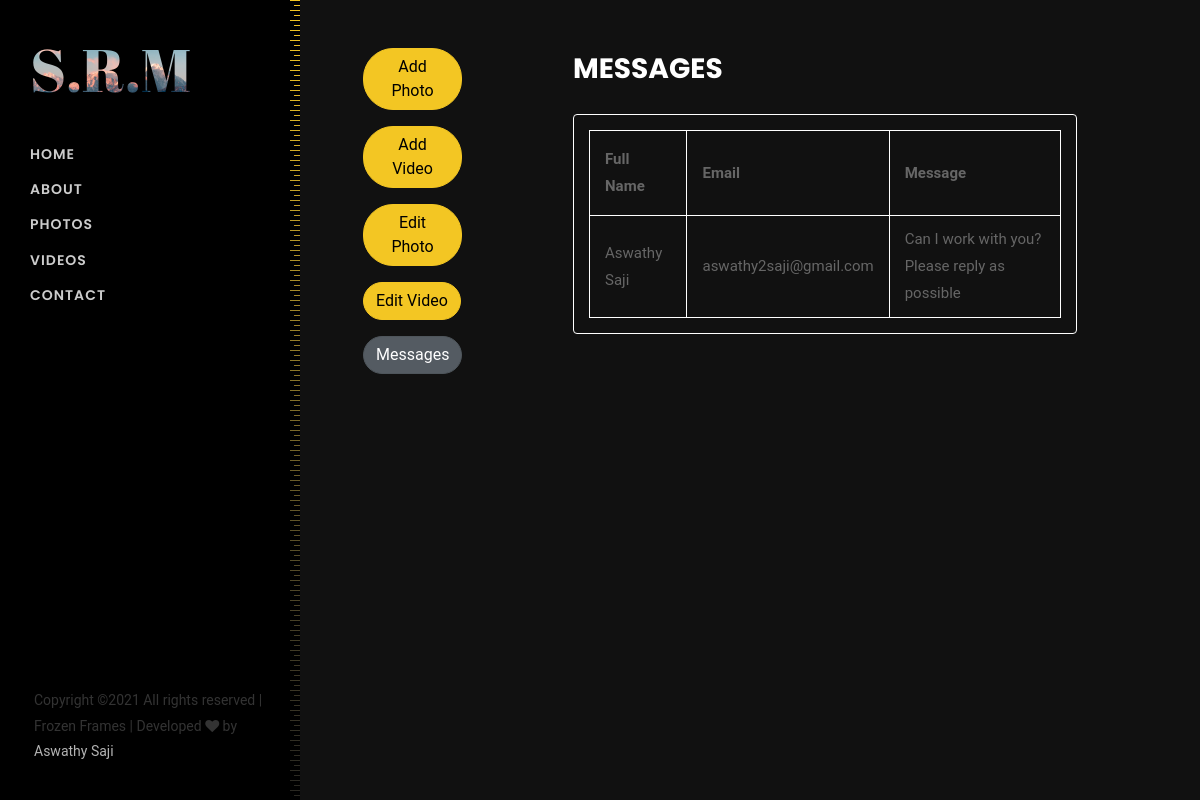
The page /messages on the database its author committed.
### photos/models.py (models this page shows, shortened)
class Message(models.Model):
    name = models.CharField('Fullname',max_length=100)
    email = models.EmailField('Email')
    message = models.CharField('Message',max_length=500)

### photos/views.py (the view)
# urls.py: path('messages',views.message,name='messages')
def message(request):
    messages = Message.objects.all()
    return render(request,'messages.html',{
        "messages" : messages
    })

### photos/templates/messages.html (shortened to what this page needs)
{% load static %}
<!DOCTYPE html>
<html lang="en">
<head>
	<link rel="stylesheet" href="https://stackpath.bootstrapcdn.com/font-awesome/4.7.0/css/font-awesome.min.css">
	<link rel="stylesheet" href="{% static 'css/animate.css' %}">
	<link rel="stylesheet" href="{% static 'css/owl.carousel.min.css' %}">
	<link rel="stylesheet" href="{% static 'css/owl.theme.default.min.css' %}">
	<link rel="stylesheet" href="{% static 'css/magnific-popup.css' %}">
	<link rel="stylesheet" href="{% static 'css/flaticon.css' %}">
	<link rel="stylesheet" href="{% static 'css/style.css' %}">
</head>
<body>
	<div id="colorlib-page">
		<aside id="colorlib-aside" role="complementary" class="js-fullheight">
			<h1 id="colorlib-logo" class="mb-4 mb-md-5"><a href="{% url 'home' %}" style="background-image: url(static/images/bg_1.jpg);">S.R.M</a></h1>
			<nav id="colorlib-main-menu" role="navigation">
				<ul>
					<li><a href="{% url 'home' %}">Home</a></li>
					<li><a href="{% url 'about' %}">About</a></li>
					<li><a href="{% url 'photos' %}">Photos</a></li>
					<li><a href="{% url 'videos' %}">Videos</a></li>
					<li><a href="{% url 'contact' %}">Contact</a></li>
				</ul>
			</nav>
			<div class="colorlib-footer">
				<p class="pfooter">
					Copyright &copy;<script>document.write(new Date().getFullYear());</script> All rights reserved | Frozen Frames | Developed <i class="fa fa-heart" aria-hidden="true"></i> by <a href="https://aswathysaji.github.io/" target="_blank">Aswathy Saji</a>
					</p>
				</div>
			</aside>
			<div id="colorlib-main">
				<section class="ftco-section ftco-no-pt ftco-no-pb">
					<div class="container px-md-0">
						<div class="row d-flex no-gutters">
							<div class="col-lg-8 col-md-7 order-md-last d-flex align-items-stretch">
								<div class="contact-wrap w-100 p-md-5 p-4">
									<h3 class="mb-4 heading">Messages</h3>
                                    <div class="table_responsive">
                                        <table>
                                            <thead>
                                                <tr>
                                                <th>Full Name</th>
                                                <th>Email</th>
                                                <th>Message</th>
                                                </tr>
                                            </thead>
                                            <tbody>
                                                {% for message in messages %}
                                                    <tr>
                                                        <td>{{ message.name }}</td>
                                                        <td>{{ message.email }}</td>
                                                        <td>{{ message.message }}</td>
                                                    </tr>
                                                {% endfor %}
                                            </tbody>
                                        </table>
                                    </div>
								</div>
							</div>
							<div class="col-lg-3 col-md-5 d-flex align-items-stretch">
								<div class="info-wrap js-fullheight w-100 p-md-5 p-4">
                                    <div class="col-md-12">
                                        <div class="form-group">
                                            <a href="{% url 'dashboard' %}" class="btn btn-primary">Add Photo</a>
                                        </div>
                                    </div>
                                    <div class="col-md-12">
                                        <div class="form-group">
                                            <a href="{% url 'add-video' %}" class="btn btn-primary">Add Video</a>
                                        </div>
                                    </div>
                                    <div class="col-md-12">
                                        <div class="form-group">
                                            <a href="{% url 'photo-list' %}" class="btn btn-primary">Edit Photo</a>
                                        </div>
                                    </div>
                                    <div class="col-md-12">
                                        <div class="form-group">
                                            <a href="{% url 'video-list' %}" class="btn btn-primary">Edit Video</a>
                                        </div>
                                    </div>
                                    <div class="col-md-12">
                                        <div class="form-group">
                                            <a href="{% url 'messages' %}" class="btn btn-secondary active">Messages</a>
                                        </div>
                                    </div>
								</div>
							</div>
						</div>
					</div>
				</section>
			</div>
		</div>
	</body>
	</html>

### photos/templates/messages.html (style rules this page uses)
body { min-height: 100vh; display: flex; font-family: 'Roboto', sans-serif; }
.table_responsive { border: 1px solid #fff; max-width: 900px; padding: 15px; overflow: auto; margin: auto; border-radius: 4px; }
table>thead th { padding: 15px; }
table th, table td { border: 1px solid #fff; padding: 10px 15px; }

### rows shown on the page
Message: name "Aswathy Saji", email "aswathy2saji@gmail.com", message "Can I work with you? Please reply as possible"
